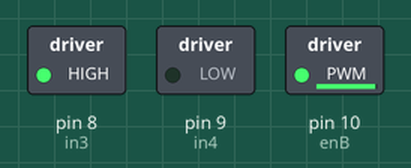
This sketch was run on a simulated Arduino Uno, built with avr-gcc and run on an emulated ATmega328P. On the bench: switched loads named in the sketch (green lamp = pin HIGH).

Above: at 0.1 s.
Timing chart, 0 to 1.6 s (numbered marks = the images above):
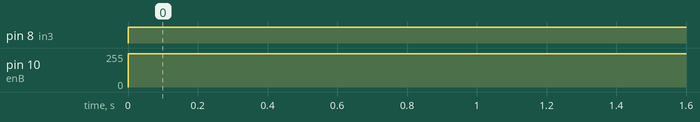

The sketch:

praxis_motor.ino
```cpp
const int in3 = 8;
const int in4 = 9;
const int enB = 10;

void setup() {
  pinMode(in3, OUTPUT);
  pinMode(in4, OUTPUT);
  pinMode(enB, OUTPUT);
}

void loop() {
  analogWrite(enB, 250);
  digitalWrite(in3, HIGH);
  digitalWrite(in4, LOW);
}
```

Measured:
- by itself, pin 8 (in3): LOW → HIGH at 0.00 s
- by itself, pin 10 (enB): 0/255 → 250/255 at 0.00 s
